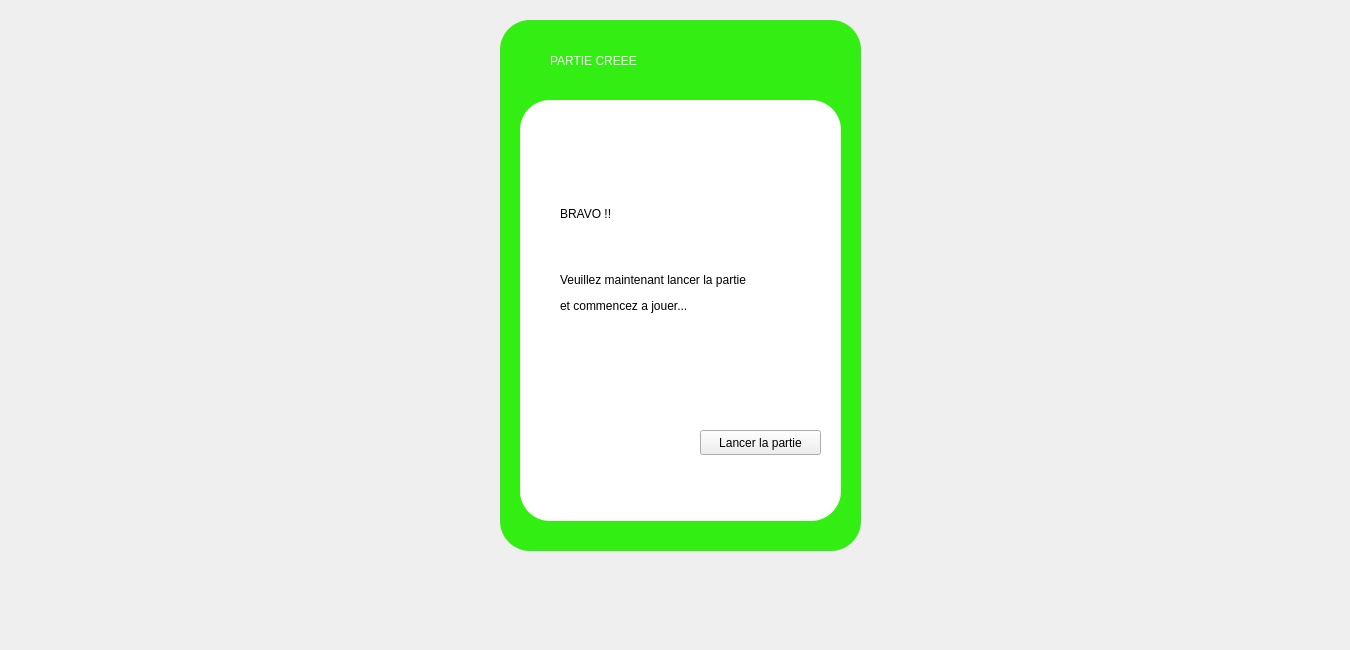
    <widget class="QWidget" name="interface_valider_commencer">
     <widget class="QLabel" name="label_8">
      <property name="geometry">
       <rect>
        <x>500</x>
        <y>20</y>
        <width>361</width>
        <height>531</height>
       </rect>
      </property>
      <property name="styleSheet">
       <string notr="true">background-color: rgb(50, 238, 19);
border-radius:30px;</string>
      </property>
      <property name="text">
       <string/>
      </property>
     </widget>
     <widget class="QLabel" name="label_11">
      <property name="geometry">
       <rect>
        <x>520</x>
        <y>100</y>
        <width>321</width>
        <height>421</height>
       </rect>
      </property>
      <property name="styleSheet">
       <string notr="true">border-radius: 30px;
color: rgb(0, 0, 0);
background-color: white;</string>
      </property>
      <property name="text">
       <string/>
      </property>
     </widget>
     <widget class="QLabel" name="label_12">
      <property name="geometry">
       <rect>
        <x>560</x>
        <y>180</y>
        <width>241</width>
        <height>161</height>
       </rect>
      </property>
      <property name="styleSheet">
       <string notr="true">color: rgb(0, 0, 0);</string>
      </property>
      <property name="text">
       <string>&lt;html&gt;&lt;head/&gt;&lt;body&gt;&lt;p&gt;BRAVO !!&lt;/p&gt;&lt;p&gt;&lt;br/&gt;&lt;/p&gt;&lt;p&gt;Veuillez maintenant lancer la partie &lt;/p&gt;&lt;p&gt;et commencez a jouer...&lt;/p&gt;&lt;/body&gt;&lt;/html&gt;</string>
      </property>
     </widget>
     <widget class="QPushButton" name="boutton_lancer_la_partie">
      <property name="geometry">
       <rect>
        <x>700</x>
        <y>430</y>
        <width>121</width>
        <height>25</height>
       </rect>
      </property>
      <property name="text">
       <string>Lancer la partie</string>
      </property>
     </widget>
     <widget class="QLabel" name="titre_partie_cree">
      <property name="geometry">
       <rect>
        <x>550</x>
        <y>40</y>
        <width>281</width>
        <height>41</height>
       </rect>
      </property>
      <property name="styleSheet">
       <string notr="true">color: rgb(255, 255, 255);
font: 32pt &quot;Ubuntu&quot;;</string>
      </property>
      <property name="text">
       <string>PARTIE CREEE</string>
      </property>
     </widget>
     <widget class="QLabel" name="label_52">
      <property name="geometry">
       <rect>
        <x>30</x>
        <y>0</y>
        <width>1311</width>
        <height>641</height>
       </rect>
      </property>
      <property name="styleSheet">
       <string notr="true">background-image: url(:/images/backg.jpg);</string>
      </property>
      <property name="text">
       <string/>
      </property>
     </widget>
     <zorder>label_52</zorder>
     <zorder>label_8</zorder>
     <zorder>label_11</zorder>
     <zorder>label_12</zorder>
     <zorder>boutton_lancer_la_partie</zorder>
     <zorder>titre_partie_cree</zorder>
    </widget>
